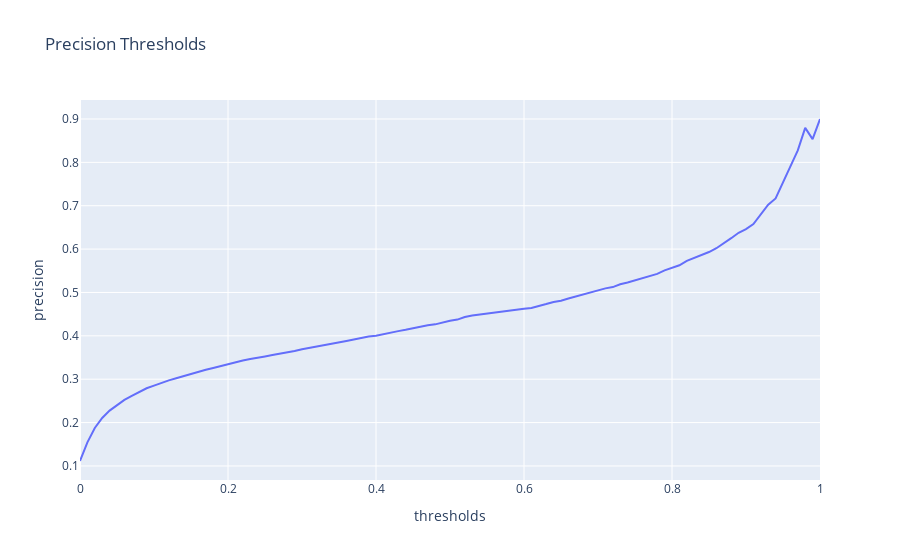

The notebook cell this image was saved under:
### Code cell
# thresholds with percsion plot
import plotly.express as px
px.line(data_frame=pr_re, x='thresholds', y='precision', title='Precision Thresholds')
